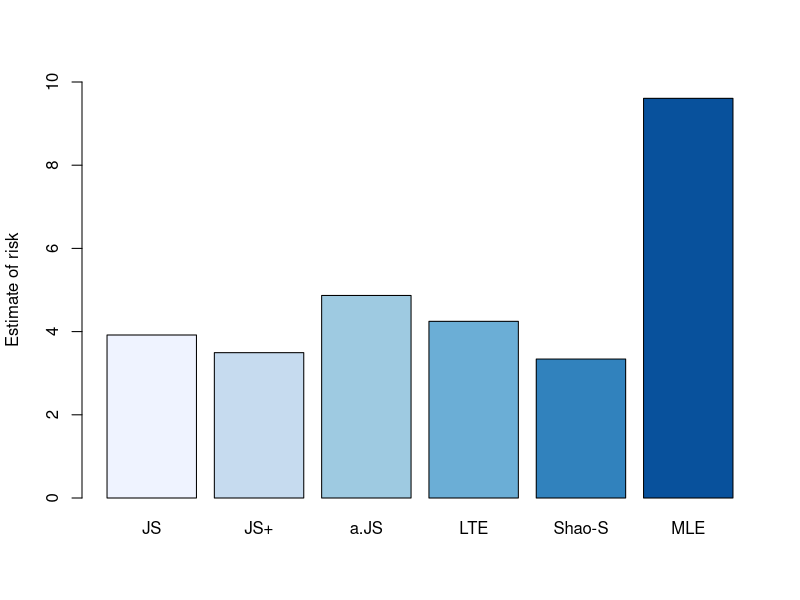
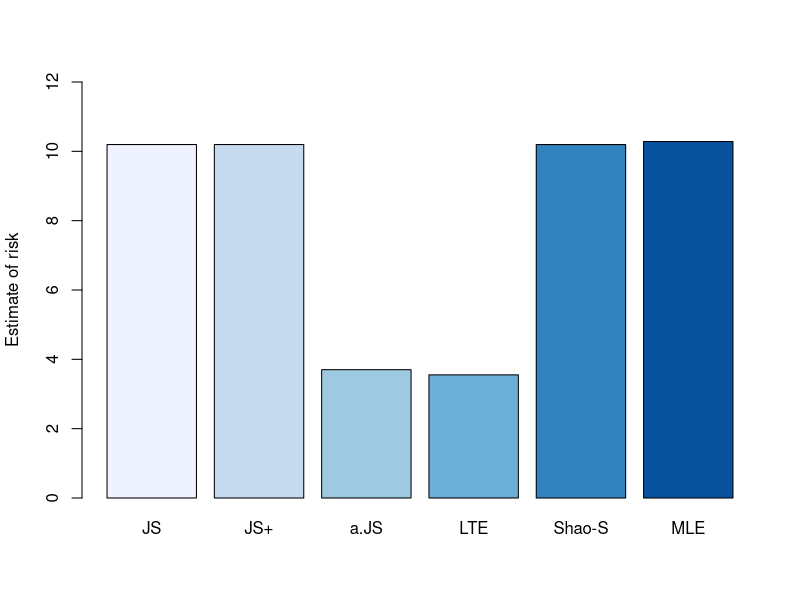
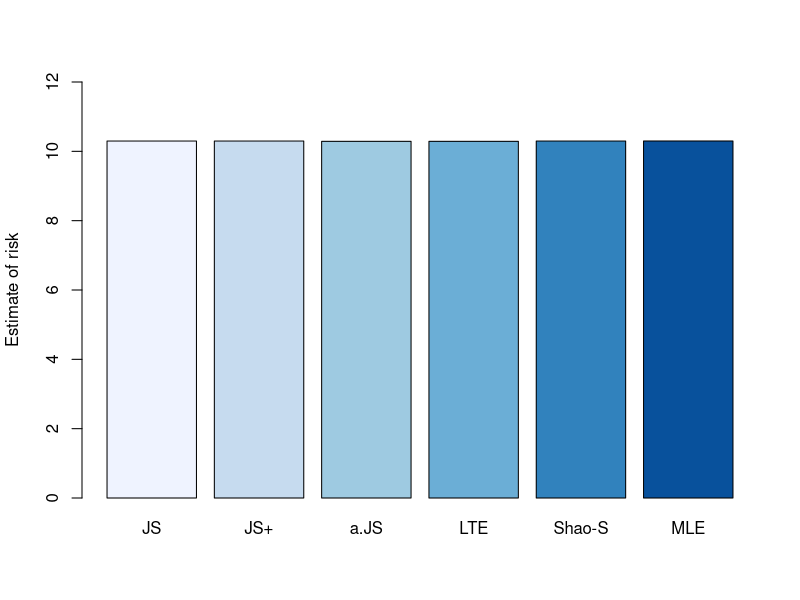
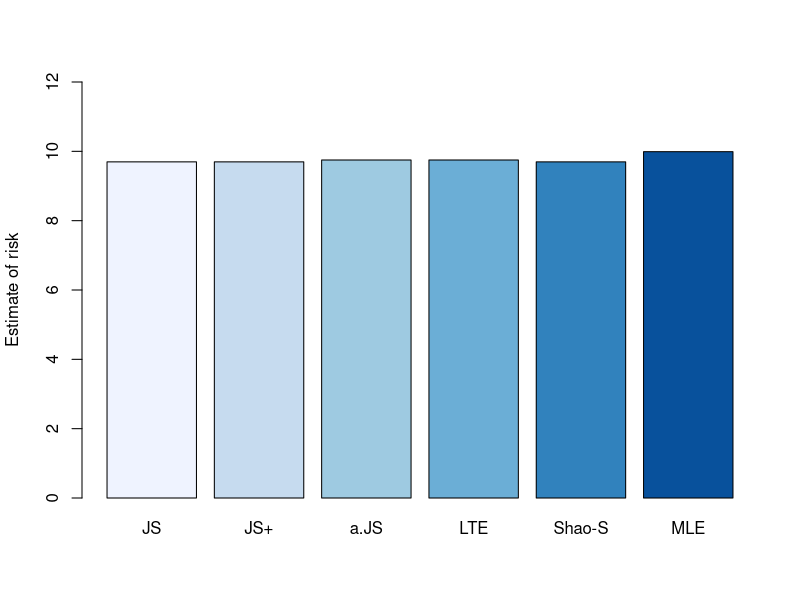

Recreate these plots in R, in order.
## ---- chunk 1
library(RColorBrewer)

p <- 10
eucl_len2 <- function(x) {
  sum(x^2)
}

mod_last <- function(x) {
  abs(x[length(x)])
}

g <- function(t, p, p_star){
  if (t >= p_star & t <= p){
    return(t-p)
  }
  if (t >= p-1 & t < p_star){
    return(2*p_star-p-t)
  }
  
}
simulate <- function(means, loss_fn) {
  p <- length(means)
  JS_loss <- c()
  posJS_loss <- c()
  mean_shift_loss <- c()
  lim_tr_loss <- c()
  straw_loss <- c()
  intuitive_loss <- c()
  
  
  for (i in 1:200){
  normal <- rnorm(p, means, 1) #Generate sample from normal distribution, independent

  ybar <- mean(normal)
  c <- 1 - (p-3)/eucl_len2(normal - ybar)
  len_x2 <- eucl_len2(normal)
  a <- p - 2 #minimises risk
  straw_a <- 0.0339
  p_star <- 9.705

  mean_shift <- ybar + c*(normal - ybar)
  JS <- (1 - a/len_x2)*normal
  posJS <- 0*normal
  if (a < len_x2){
    posJS <- JS
  }
  straw <- posJS
  if (len_x2 >= p-2 & len_x2 <= p){
    straw <- posJS - a*g(len_x2, p, p_star)*normal/len_x2
  }
  lim_tr <- c()
  for (i in 1:p){
    lim_tr[i] <- min(c(max(c(mean_shift[i], normal[i] - 1)), normal[i] + 1))
  }
  

  JS_loss <- c(JS_loss, loss_fn(JS - means))
  posJS_loss <- c(posJS_loss, loss_fn(posJS - means))
  mean_shift_loss <- c(mean_shift_loss, loss_fn(mean_shift - means))
  lim_tr_loss <- c(lim_tr_loss, loss_fn(lim_tr - means))
  straw_loss <- c(straw_loss, loss_fn(straw - means))
  intuitive_loss <- c(intuitive_loss, loss_fn(normal - means))

    
    
}
  x <- list()
  x[[1]] <- JS_loss
  x[[2]] <- posJS_loss
  x[[3]] <- mean_shift_loss
  x[[4]] <- lim_tr_loss
  x[[5]] <- straw_loss
  x[[6]] <- intuitive_loss

  
  return(x)
}

find_means <- function(x) {
  risk <- c()
  for (i in 1:length(x)) {
    risk[i] <- mean(x[[i]])
}
  return(risk)
}
## ---- chunk 2
set.seed(267462)

means_unif <- runif(p, -1, 1)
unif <- simulate(means_unif, eucl_len2)
names <- c("JS", "JS+", "a.JS", "LTE", "Shao-S", "MLE")
colours <- brewer.pal(6, "Blues")

png("zero.png", width=526, height=300)

barplot(find_means(unif), ylab = "Estimate of risk", names.arg = names, ylim = c(0, 10), col=colours)

dev.off()
print(find_means(unif))
## ---- chunk 3
set.seed(638462)
means_large <- runif(p, 10, 11)
large <- simulate(means_large, eucl_len2)

png("large.png", width=526, height=300)

barplot(find_means(large), ylab = "Estimate of risk", names.arg = names, ylim = c(0, 12), col=colours)

dev.off()
print(find_means(large))
## ---- chunk 4
set.seed(735284)
means_extreme <- c(runif(p-2, -1, 1), runif(2, 40, 100))
extreme <- simulate(means_extreme, eucl_len2)

png("extreme.png", width=526, height=300)

barplot(find_means(extreme), ylab = "Estimate of risk", names.arg = names, ylim = c(0, 12), col=colours)

dev.off()
print(find_means(extreme))
## ---- chunk 5
#set.seed(8254236)
#means_extreme_mod <- runif(p, -1, 1)
#extreme_mod <- simulate(means_extreme_mod, mod_last)

#png("extreme_mod.png", width=526, height=300)

#barplot(find_means(extreme_mod), ylab = "Estimate of risk", names.arg = names, ylim = c(0, 1), col=colours)

#dev.off()
#print(find_means(extreme_mod))
## ---- chunk 6
set.seed(537225)
means_pair <- c(runif(p/2, 5, 6), runif(p/2, -6, -5))
pair <- simulate(means_pair, eucl_len2)

png("pair.png", width=526, height=300)

barplot(find_means(pair), ylab = "Estimate of risk", names.arg = names, ylim = c(0, 12), col=colours)

dev.off()
print(find_means(pair))
